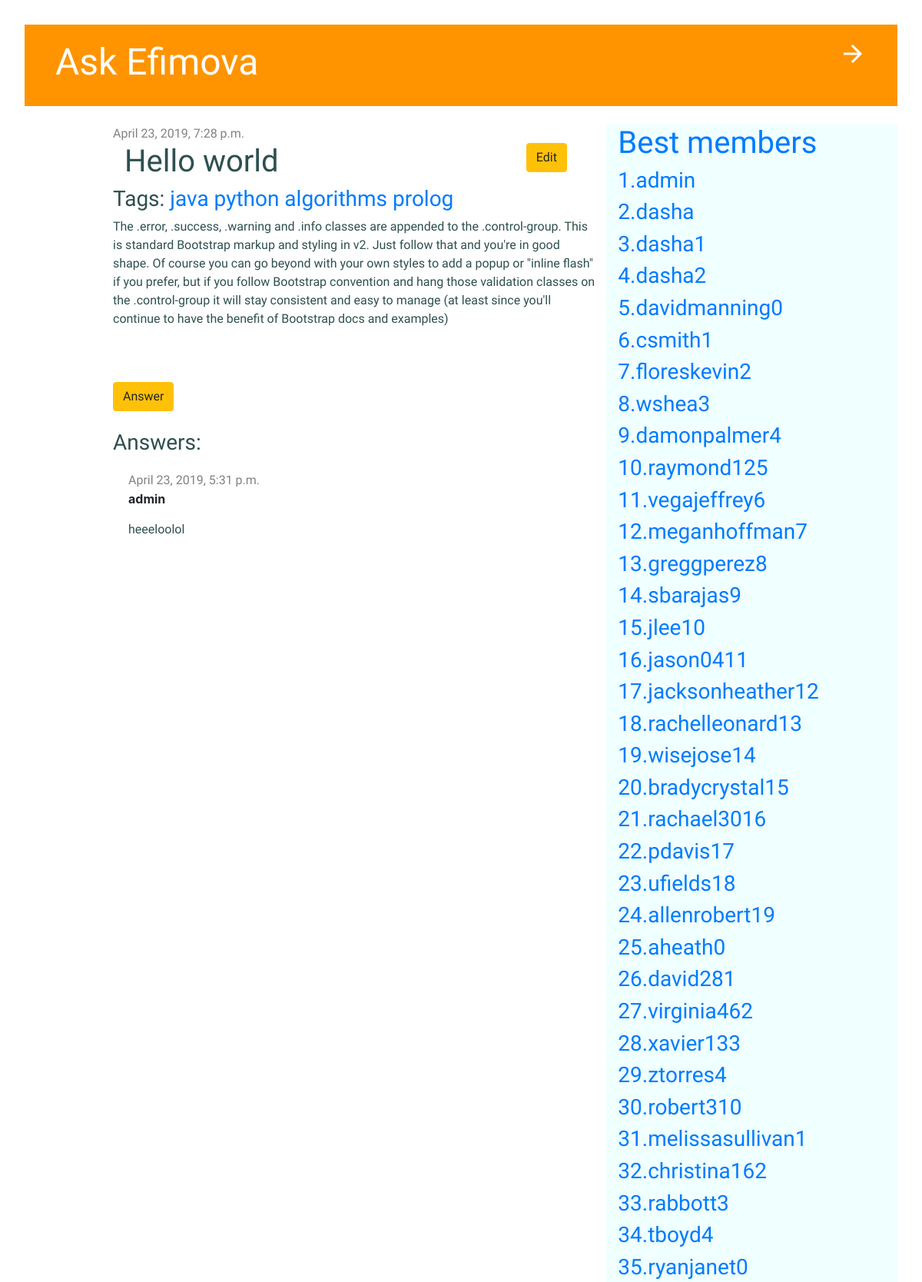
The app's page /post/1/ (upper part) with its own data.
### blog/models.py (models this page shows, shortened)
class Post(models.Model):
    author = models.ForeignKey(settings.AUTH_USER_MODEL, on_delete=models.CASCADE)
    title = models.CharField(max_length=200)
    text = models.TextField()
    created_date = models.DateTimeField(default=timezone.now)
    published_date = models.DateTimeField(blank=True, null=True)
    likes = models.ManyToManyField(MyUser, related_name='likes', blank=True)
    dislikes = models.ManyToManyField(MyUser, related_name='dislikes', blank=True)
    tags = models.ManyToManyField(Tag)

class Tag(models.Model):
    title = models.CharField(max_length=120, verbose_name=u"Заголовок ярлыка")

class Comment(models.Model):
    post = models.ForeignKey('blog.Post', on_delete=models.CASCADE, related_name='comments')
    author = models.CharField(max_length=200)
    text = models.TextField()
    created_date = models.DateTimeField(default=timezone.now)
    approved_comment = models.BooleanField(default=False)
    likes = models.ManyToManyField(MyUser, related_name='comment_likes', blank=True)
    dislikes = models.ManyToManyField(MyUser, related_name='comment_dislikes', blank=True)

class MyUser(AbstractBaseUser, PermissionsMixin):
    username = models.CharField(max_length=120,
                                validators=[
                                    RegexValidator(regex=USERNAME_REGEX,
                                                   message="username must be..",
                                                   code="invalid_username")],
                                unique=True)
    is_superuser = models.BooleanField(default=False)
    email = models.EmailField(max_length=255, unique=True, verbose_name='email address')
    is_admin = models.BooleanField(default=False)
    is_staff = models.BooleanField(default=False)
    objects = MyUserManager()
    USERNAME_FIELD = 'username'
    REQUIRED_FIELDS = ['email']

### blog/views.py (the view)
# urls.py: path('post/<int:pk>/', views.post_detail, name='post_detail'),
def post_detail(request, pk):
    post = get_object_or_404(Post, pk=pk)
    posttags = post.tags.all()
    tags = Tag.objects.all()
    users = MyUser.objects.all()
    return render(request, 'blog/post_detail.html', {'post': post, 'tags': tags, 'posttags': posttags, 'users': users})

### blog/templates/blog/post_detail.html (shortened to what this page needs)
{% extends 'blog/base.html' %}
{% block content %}
    <div class="post">
        {% if post.published_date %}
            <div class="date">
                {{ post.published_date }}
            </div>
        {% endif %}
        <div class="container">
            <div class="row">
                <div class="col-md-10">
                    <h1>{{ post.title }}</h1>
                </div>
                <div class="col-md-2">
                <a class="btn btn-warning" href="{% url 'post_edit' pk=post.pk %}">Edit</span></a>
                </div>
            </div>
        </div>
        {% if tags %}
        <h3>Tags:
            {% for tag in posttags%}
            <a href="">{{ tag.title}}</a>
            {% empty %}
            no tags
            {% endfor %}
        </h3>
        {% endif %}
        <p>{{ post.text}}</p>
    </div>
    <a class="btn btn-warning" href="{% url 'add_comment_to_post' pk=post.pk %}">Answer</a>
    <br>
    <br>
    <h3>Answers:</h3>
    {% for comment in post.comments.all %}
        {% if user.is_authenticated or comment.approved_comment %}
        <div class="comment">
            <div class="date">
                {{ comment.created_date }}
            </div>
            <strong>{{ comment.author }}</strong>
            <p>{{ comment.text|linebreaks }}</p>
        </div>
        {% endif %}
        {% empty %}
            <p>No answers here yet :(</p>
    {% endfor %}
{% endblock %}

### blog/templates/blog/base.html (shortened to what this page needs)
{% load static %}
<html>
    <head>
        <link rel="stylesheet" href="https://stackpath.bootstrapcdn.com/bootstrap/4.3.1/css/bootstrap.min.css">
        <link rel="stylesheet" href="{% static 'css/blog.css' %}">
        <link rel="stylesheet" href="{% static 'css/icons.css' %}">
    </head>
    <div class="page-header">
        {% if user.is_authenticated %}
        <a href="{% url 'post_new' %}" class="top-menu">
            <i class="material-icons md-48">add</i>
        </a>
        <a href="{% url 'post_list' %}" class="top-menu">
            <i class="material-icons md-48">edit</i>
        </a>
        <a href="{% url 'profile' %}" class="top-menu">
            <i class="material-icons md-48">person</i>
        </a>
        <a href="{% url 'logout' %}" class="top-menu">
            <i class="material-icons md-48">exit_to_app</i>
        </a>
        <p class="top-menu">Hello, {{ user.username }}!</p>
        {% else %}
        <a href="{% url 'register' %}" class="top-menu">
            <i class="material-icons md-36">arrow_forward</i>
        </a>
        {% endif %}
        <h1><a href="/">Ask Efimova</a></h1>
    </div>
    <br>
    <div class="container">
        <div class="row">
            <div class="col-md-8">
                <div class="content">
                    {% block content %}
                    {% endblock %}
                </div>
            </div>
            <div class="col-md-4 blue">
                {% if users %}
                <h1>
                    <span class="label label-info">
                        <a href="">Best members</a>
                    </span>
                </h1>
                {% for user in users %}
                <h3><a href=""> {{ user.id }}.{{ user.username }}</a></h3>
                {% endfor %}
                {% endif %}
            </div>
        </div>
    </div>
</html>

### blog/static/css/blog.css (style rules this page uses)
.page-header { background-color: #ff9400; margin-top: 0; padding: 20px 20px 20px 40px; }
.page-header h1, .page-header h1 a, .page-header h1 a:visited, .page-header h1 a:active { color: #ffffff; font-size: 36pt; text-decoration: none; }
.content { margin-left: 100px; }
h1, h2, h3, h4, h5, h6, p { color: darkslategrey; font-family: 'Margarine', cursive; }
a, button { font-family: 'Margarine', cursive; }
.date { font-family: 'Margarine', cursive; color: #828282; }
.top-menu, .top-menu:hover, .top-menu:visited { color: #ffffff; float: right; font-size: 26pt; margin-right: 20px; }
.post { margin-bottom: 70px; }
.comment { margin: 20px 0px 20px 20px; }
.blue { background-color: azure; }

### records on screen
Post: published_date "April 23, 2019, 7:28 p.m.", title "Hello world", text "The .error, .success, .warning and .info classes are appended to the .control-group. This is standard Bootstrap markup and styling in v2. Just follow that and you're in good shape. Of course you can go beyond with your own styles to add a popup or \"inline flash\" if you prefer, but if you follow Bootstrap convention and hang those validation classes on the .control-group it will stay consistent and easy to manage (at least since you'll continue to have the benefit of Bootstrap docs and examples)"
Tag: title "java"
Tag: title "python"
Tag: title "algorithms"
Tag: title "prolog"
Comment: created_date "April 23, 2019, 5:31 p.m.", author "admin", text "heeeloolol"
MyUser: id "1", username "admin"
MyUser: id "2", username "dasha"
MyUser: id "3", username "dasha1"
MyUser: id "4", username "dasha2"
MyUser: id "5", username "davidmanning0"
MyUser: id "6", username "csmith1"
MyUser: id "7", username "floreskevin2"
MyUser: id "8", username "wshea3"
MyUser: id "9", username "damonpalmer4"
MyUser: id "10", username "raymond125"
MyUser: id "11", username "vegajeffrey6"
MyUser: id "12", username "meganhoffman7"
MyUser: id "13", username "greggperez8"
MyUser: id "14", username "sbarajas9"
MyUser: id "15", username "jlee10"
MyUser: id "16", username "jason0411"
MyUser: id "17", username "jacksonheather12"
MyUser: id "18", username "rachelleonard13"
MyUser: id "19", username "wisejose14"
MyUser: id "20", username "bradycrystal15"
MyUser: id "21", username "rachael3016"
MyUser: id "22", username "pdavis17"
MyUser: id "23", username "ufields18"
MyUser: id "24", username "allenrobert19"
MyUser: id "25", username "aheath0"
MyUser: id "26", username "david281"
MyUser: id "27", username "virginia462"
MyUser: id "28", username "xavier133"
MyUser: id "29", username "ztorres4"
MyUser: id "30", username "robert310"
MyUser: id "31", username "melissasullivan1"
MyUser: id "32", username "christina162"
MyUser: id "33", username "rabbott3"
MyUser: id "34", username "tboyd4"
MyUser: id "35", username "ryanjanet0"
